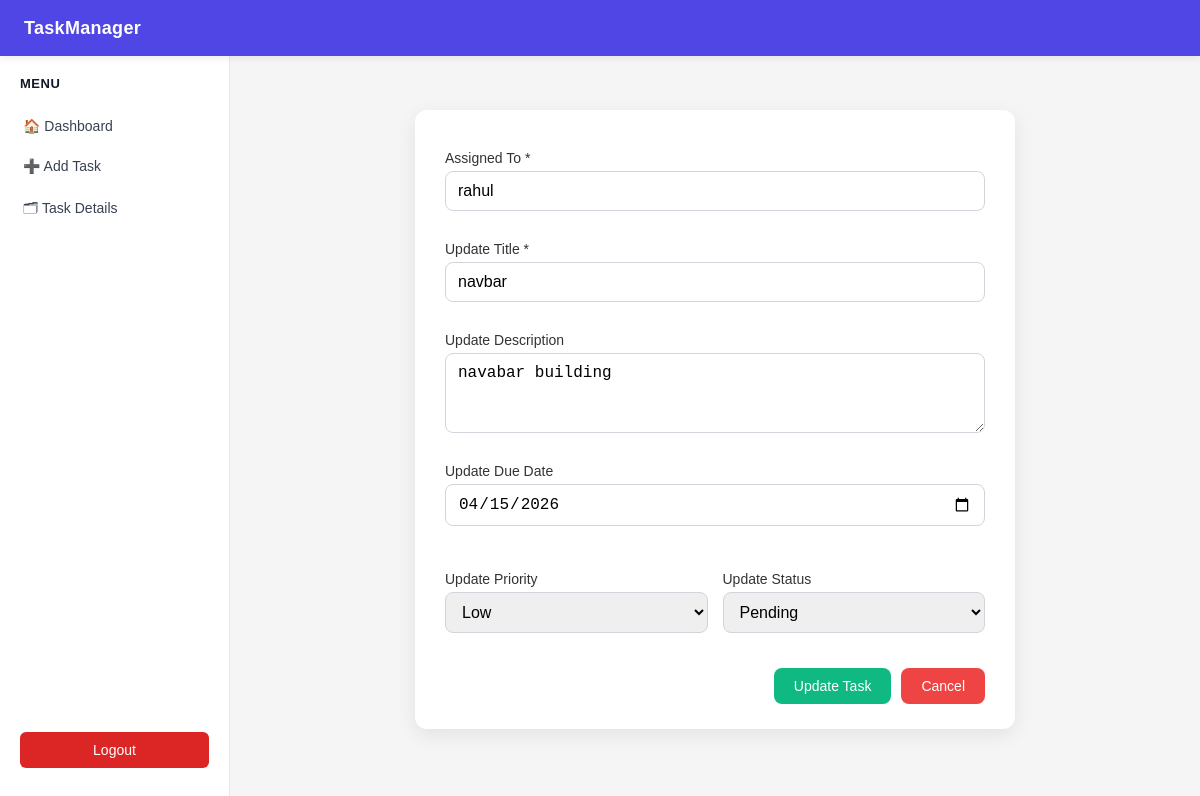
Screenshot of /edit/24/ (signed in) with the database file from the repository.
### core/models.py (models this page shows, shortened)
class Task_model(models.Model):
    assigned_to = models.CharField(max_length=100, blank=True)
    title = models.CharField(max_length=200)
    description = models.TextField(blank=True)
    priority = models.CharField(max_length=20, default="Medium")
    status = models.CharField(max_length=20, default="Pending")
    due_date = models.DateField(null=True, blank=True)
    created_at = models.DateTimeField(auto_now_add=True)

### core/views.py (the view, shortened to what this page needs)
# urls.py: path('edit/<int:id>/', views.editTask, name='edit'),
@login_required
def editTask(request, id):
    task_data = get_object_or_404(Task_model, id=id)
    return render(request, 'core/editTask.html', {'data': task_data})

### core/templates/core/editTask.html (shortened to what this page needs)
{% extends "core/base.html" %}
{% load static %}
{% block css %}
<link rel="stylesheet" href="{% static 'core/editTask.css' %}">
{% endblock %}
{% block content %}
<div class="container">
    <form method="POST">
        <label>Assigned To *</label>
        <input type="text" name="assigned_to" value="{{ data.assigned_to }}" placeholder="e.g. Rahul" required>
        <label>Update Title *</label>
        <input type="text" name="title" value="{{ data.title }}" placeholder="e.g. Design homepage" required>
        <label>Update Description</label>
        <textarea name="description" placeholder="What needs to be done?">{{ data.description }}</textarea>
        <label>Update Due Date</label>
        <input type="date" name="due_date" value="{{ data.due_date|date:'Y-m-d' }}">
        <div class="row">
            <div class="col">
                <label>Update Priority</label>
                <select name="priority">
                    <option value="Low" {% if data.priority == "Low" %}selected{% endif %}>Low</option>
                </select>
            </div>
            <div class="col">
                <label>Update Status</label>
                <select name="status">
                    <option value="Pending" {% if data.status == "Pending" %}selected{% endif %}>Pending</option>
                </select>
            </div>
        </div>
        <div class="buttons">
            <button type="submit" class="save">Update Task</button>
            <button type="button" class="cancel" onclick="window.history.back()">Cancel</button>
        </div>
    </form>
</div>
{% endblock %}

### core/static/core/editTask.css (style rules this page uses)
.container { max-width:600px; margin:30px auto; background:white; padding:25px; border-radius:8px; box-shadow:0 2px 10px rgba(0,0,0,0.08); }
label { display:block; font-size:14px; font-weight:500; margin-bottom:6px; color:#374151; }
input, textarea, select { width:100%; padding:10px; border:1px solid #e5e7eb; border-radius:6px; margin-bottom:15px; font-size:14px; outline:none; }
.row { display:flex; gap:15px; }
.col { flex:1; }
.buttons { display:flex; gap:10px; margin-top:10px; }
.save { background:#4F46E5; color:white; padding:10px 16px; border:none; border-radius:6px; cursor:pointer; font-size:14px; }
.cancel { background:#e5e7eb; color:#111827; padding:10px 16px; border:none; border-radius:6px; cursor:pointer; font-size:14px; }

### core/templates/core/editTask.html (style rules this page uses)
.container { max-width: 600px; margin: 30px auto; background: #fff; padding: 25px 30px; border-radius: 12px; box-shadow: 0 6px 20px rgba(0,0,0,0.08); transition: all 0.3s ease; }
form { display: flex; flex-direction: column; }
label { margin-top: 15px; margin-bottom: 5px; font-weight: 500; color: #333; }
input[type="text"], input[type="date"], textarea, select { padding: 10px 12px; border: 1px solid #d1d5db; border-radius: 8px; font-size: 1rem; transition: all 0.3s ease; }
textarea { resize: vertical; min-height: 80px; }
.row { display: flex; gap: 15px; margin-top: 15px; }
.row .col { flex: 1; display: flex; flex-direction: column; }
.buttons { display: flex; justify-content: flex-end; margin-top: 20px; gap: 10px; }
button.save { background: #10B981; color: #fff; padding: 10px 20px; border-radius: 8px; border: none; cursor: pointer; font-weight: 500; transition: all 0.3s ease; }
button.cancel { background: #EF4444; color: #fff; padding: 10px 20px; border-radius: 8px; border: none; cursor: pointer; font-weight: 500; transition: all 0.3s ease; }

### core/templates/core/base.html (style rules this page uses)
* { box-sizing: border-box; margin: 0; padding: 0; }
body { font-family: Arial, sans-serif; background: #f5f5f5; }

### rows the page displays
Task_model: assigned_to "rahul", title "navbar", description "navabar building", due_date "04/15/2026", priority "Low", status "Pending"
